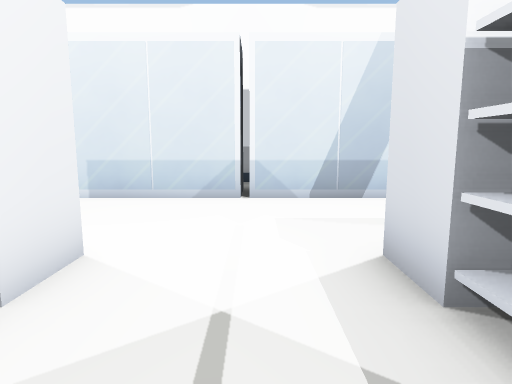
View 1 (above)

24 first-person views from a walk through a scene from a Unity 3-D project. The camera is 1.2 m above the floor, tilts 8° down and sees 75° across. Doors are open. The floor is counted in squares, 1 m on a side. Each view is taken from the middle of a square. On the plan, view 1 faces up. The plan holds only what a view shows up to about 14 squares ahead; the rest is blank. The place goes on beyond the plan. The player is left out. Surface patterns are stand-ins for the level's own textures.

View 2
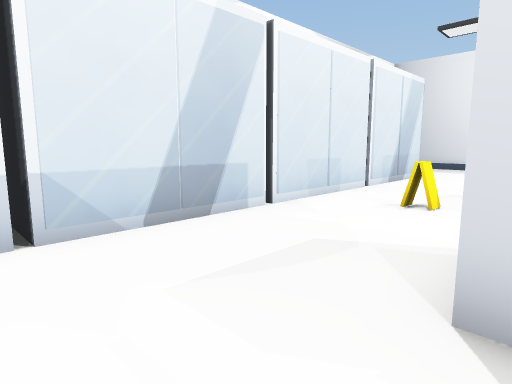

View 3
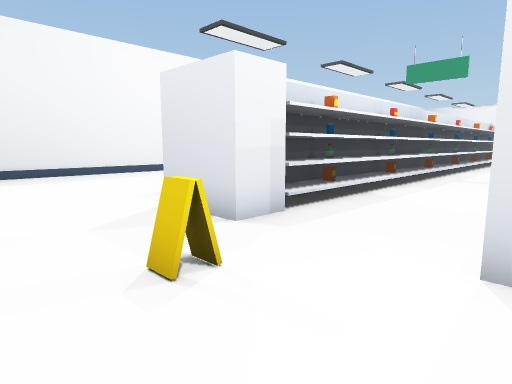

View 4
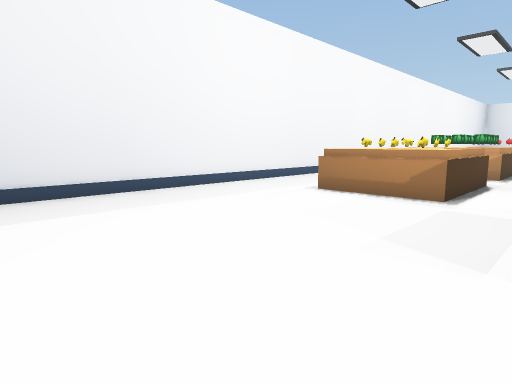

View 5
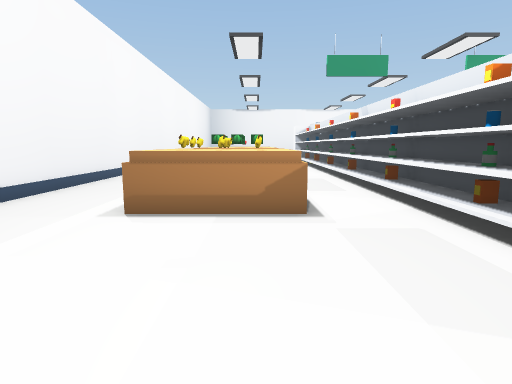

View 6
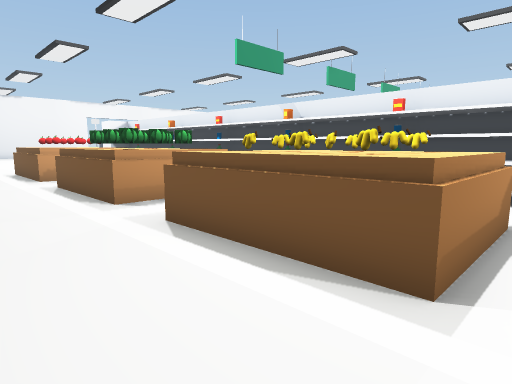

View 7
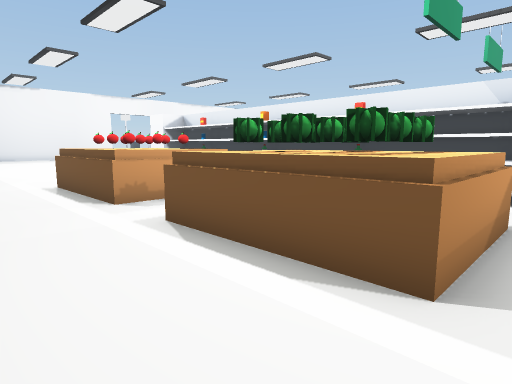

View 8
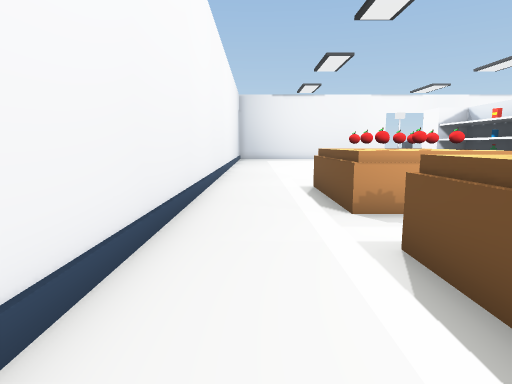

View 9
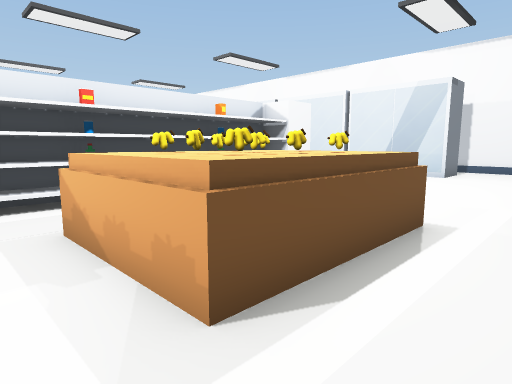

View 10
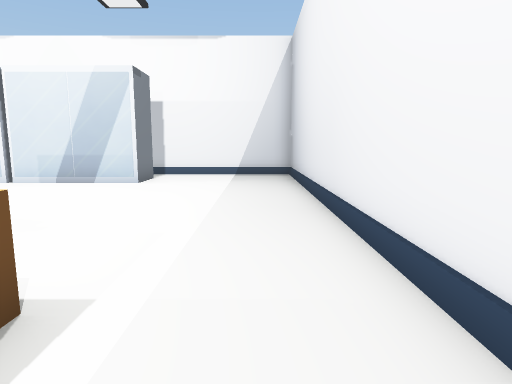

View 11
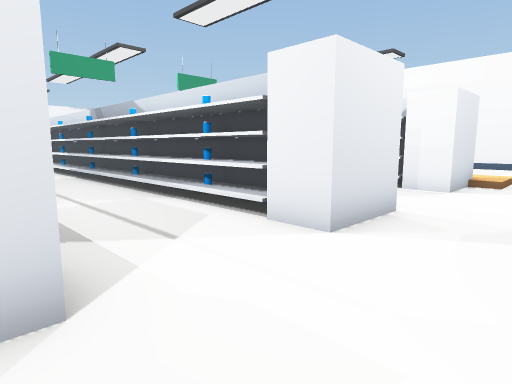

View 12
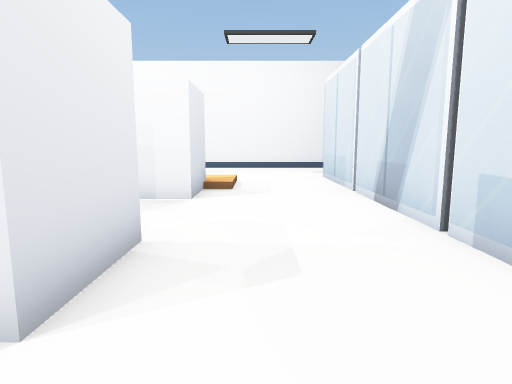

View 13
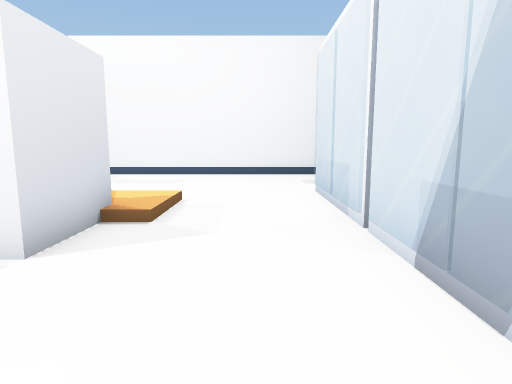

View 14
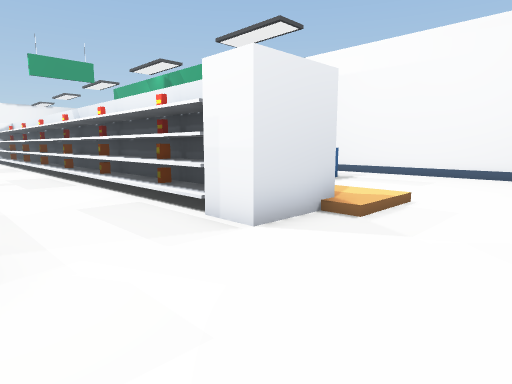

View 15
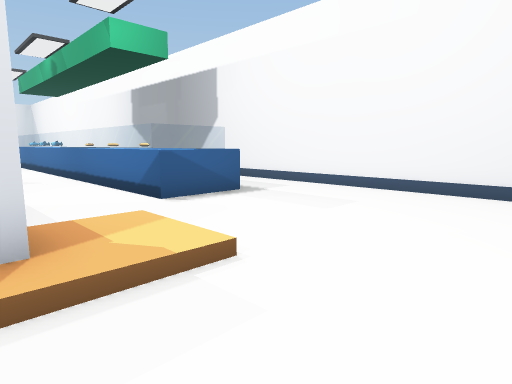

View 16
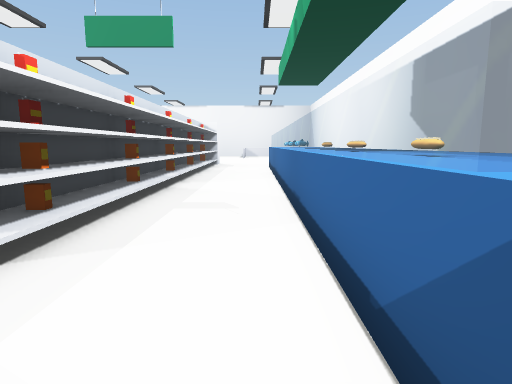

View 17
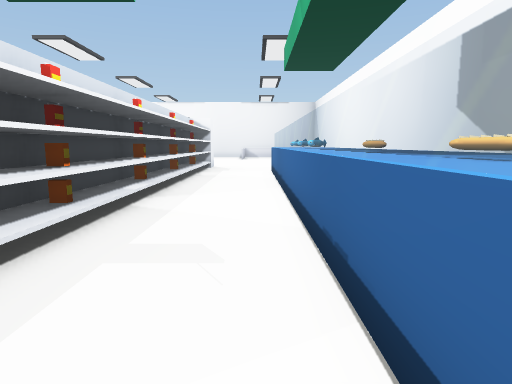

View 18
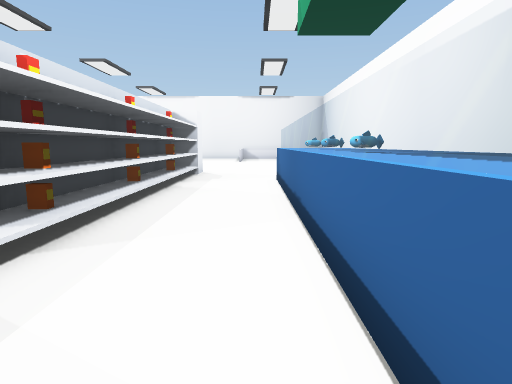

View 19
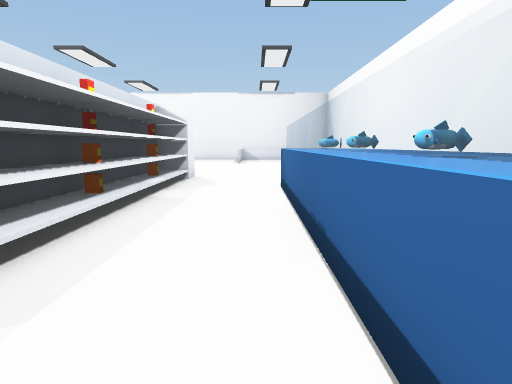

View 20
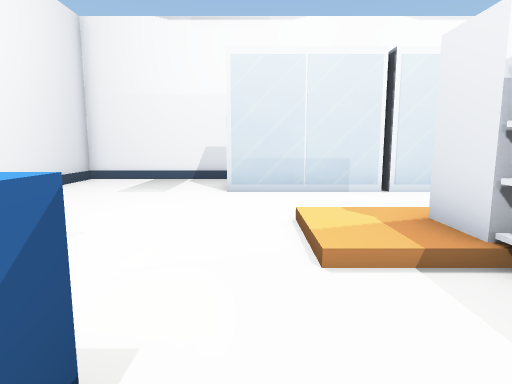

View 21
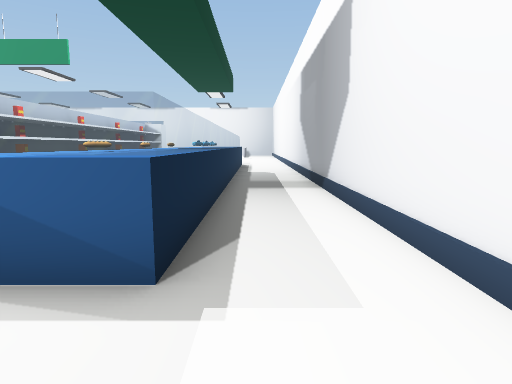

View 22
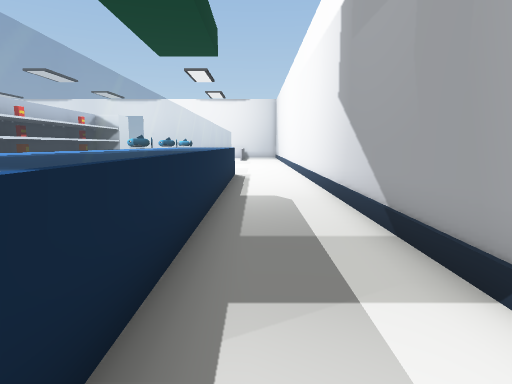

View 23
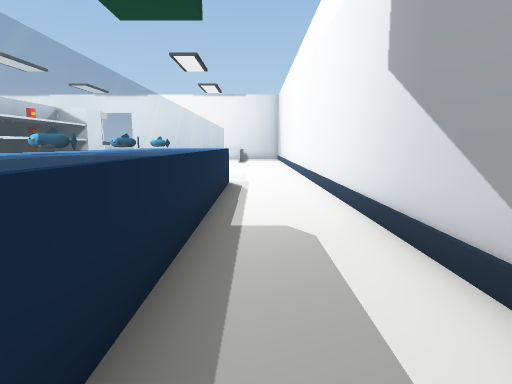

View 24
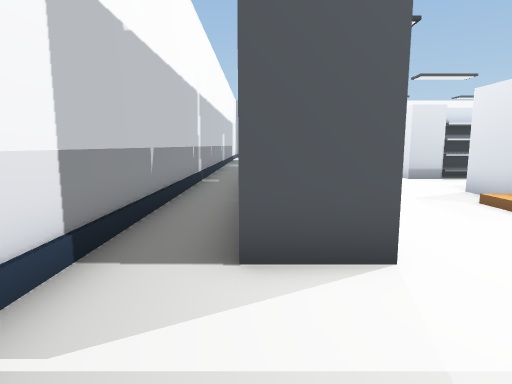

### Floor plan
Points are (right, up) in squares from view 1. A wall is a line through its corners. A room is listed if a view was taken in it or the views show most of it. See-through windows are left out.
Room 1 (views 1, 2, 3, 4, 5, 6, 7, 8, 9, 10, 11, 12, 13, 14, 15, 16, 17, 18, 19, 20, 21, 22, 23, 24)
walls: (-1.9, -4.4) (-1.9, -9.4); (1.4, 1.8) (1.4, 2.2); (6.9, -2.5) (6.9, 2.2); (-3.1, 0.8) (-3.1, 1.9); (-2.9, 1.5) (-2.9, -9.1); (-1.9, 2.2) (-1.9, -2.4); (-4.1, 1.4) (-4.1, 2.2); (6.9, -9) (6.9, -4.4); (7.9, -8.1) (7.9, 1.1); (9.1, -4.4) (9.1, -9.4); (8.1, 0.4) (8.1, -17.1); (-7.4, -4.4) (-7.4, -9.4); (-8.4, -4.4) (-8.4, -6.5); (-8.6, -6.5) (-8.6, -4.4); (-8.4, -7.4) (-8.4, -8.5); (-8.4, -0.4) (-8.4, -2.5); (9.1, 2.2) (9.1, -2.6); (-7.4, 2.2) (-7.4, -2.4); (-8.4, 1) (-8.4, 0.5); (-9.6, -2.5) (-9.6, -2); (-8.6, -9.5) (-8.6, -7.4); (-9.6, -9.5) (-9.6, -4.4); (-8.6, -13.5) (-8.6, -11.4); (9.1, -15.2) (9.1, -17.4); (-0.1, 10.9) (-18, 10.9) (-18, -20.5); (8.1, -17.4) (8.1, -19.5); (-8.6, -16.5) (-8.6, -14.4); (-9.6, -16.5) (-9.6, -11.4); (-12.7, -16) (-12.7, -16.8); (-8.6, -19.5) (-8.6, -18.4); (-9.6, -19.4) (-9.6, -18.4); (-15.1, -16.5) (-15.1, 0.3) (-12.7, 0.3) (-12.7, -15.9); (-15.1, -17.6) (-15.1, -17); (17.4, -20.4) (17.4, 10.9) (11.6, 10.9)
objects: other object (-13, 8) to (-10, 9); other object (-9, -20) to (-8, -20); other object (-9, -18); other object (-9, -17); other object (-9, -11); other object (-9, -10); other object (-9, -4); other object (-9, -3); other object (-9, 3) to (-8, 3); other object (-9, 8) to (-5, 8); other object (-8, -4); other object (-8, -3); other object (-4, 3) to (-2, 3); other object (-4, 8) to (-1, 8); other object (-2, -4); other object (-2, -3); other object (0, 8) to (3, 9); other object (2, 3) to (3, 3); other object (4, 8) to (7, 8); other object (6, 5); other object (7, -20) to (9, -20); other object (7, -4); other object (7, -3); other object (7, 3) to (9, 3); other object (8, 8) to (12, 9); other object (9, -4); other object (9, -3); other object (11, -17) to (14, -13); other object (11, -11) to (14, -7); other object (11, -5) to (14, -1)

Positions as (right, up) in squares from view 1, and headings:
1: (0, 0), facing up
2: (-1, 3), facing up-right
3: (3, 7), facing down-right
4: (9, 7), facing down-right
5: (12, 5), facing down
6: (17, 0), facing down-left
7: (17, -6), facing down-left
8: (16, -7), facing down
9: (16, -6), facing up-left
10: (16, -3), facing up
11: (2, 6), facing down-left
12: (0, 5), facing left
13: (-4, 6), facing left
14: (-4, 7), facing down-left
15: (-9, 7), facing down-left
16: (-12, 1), facing down
17: (-12, -2), facing down
18: (-12, -6), facing down
19: (-12, -8), facing down
20: (-12, -1), facing up
21: (-16, 3), facing down
22: (-16, -4), facing down
23: (-16, -7), facing down
24: (-16, 9), facing right
